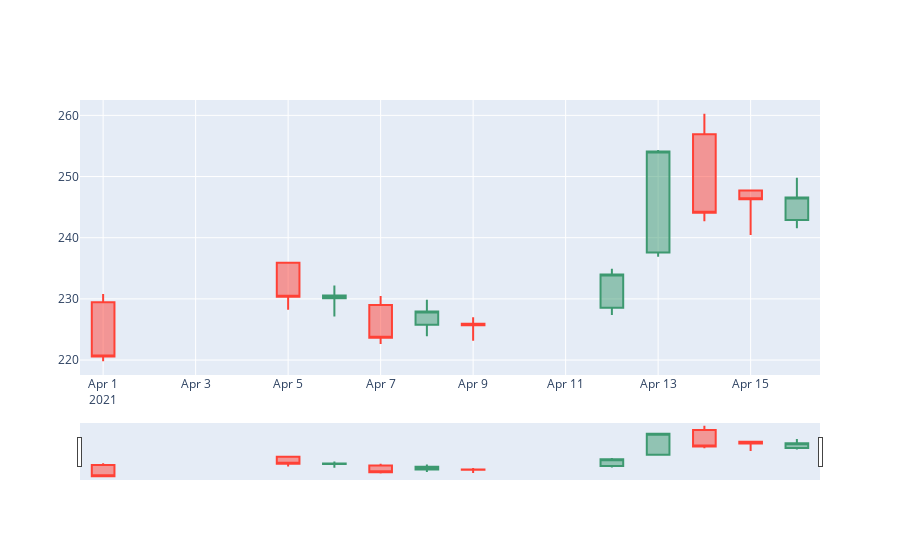

This figure's notebook cell:
### Markdown cell above
### Candlestick Charts
- Candlestick charts are used by traders to determine possible price movement based on past patterns.
- Candlesticks are useful when trading as they show four price points (open, close, high, and low) throughout the period of time the trader specifies.

### Code cell
# Candlestick chart of April 2021
trace = go.Candlestick(x=tesla['4-2021'].index,
                open=tesla['4-2021'].Open,
                high=tesla['4-2021'].High,
                low=tesla['4-2021'].Low,
                close=tesla['4-2021'].Close)
data = [trace]
iplot(data, filename='simple_candlestick')

### Figure 1 — Plotly figure (JSON) as saved in the notebook; plotly's stock layout.template omitted (floating-point values rounded to 4 significant figures)
{"data": [{"close": [220.6, 230.4, 230.5, 223.7, 227.9, 225.7, 234.0, 254.1, 244.1, 246.3, 246.6], "high": [230.8, 236.1, 232.2, 230.5, 229.9, 227.0, 234.9, 254.3, 260.3, 247.9, 249.8], "low": [219.8, 228.2, 227.1, 222.6, 223.9, 223.1, 227.4, 236.9, 242.7, 240.4, 241.5], "open": [229.5, 235.9, 230.1, 229, 225.8, 225.9, 228.6, 237.6, 256.9, 247.7, 242.9], "type": "candlestick", "x": ["2021-04-01T00:00:00", "2021-04-05T00:00:00", "2021-04-06T00:00:00", "2021-04-07T00:00:00", "2021-04-08T00:00:00", "2021-04-09T00:00:00", "2021-04-12T00:00:00", "2021-04-13T00:00:00", "2021-04-14T00:00:00", "2021-04-15T00:00:00", "2021-04-16T00:00:00"]}], "layout": {}}
